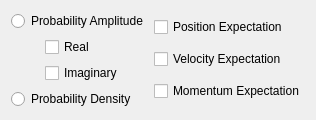
             <widget class="QWidget" name="display">
              <attribute name="title">
               <string>Display</string>
              </attribute>
              <layout class="QVBoxLayout" name="verticalLayout_18">
               <item>
                <layout class="QHBoxLayout" name="horizontalLayout_6" stretch="1,1">
                 <item>
                  <layout class="QVBoxLayout" name="verticalLayout_16">
                   <item>
                    <widget class="QRadioButton" name="radioButton_9">
                     <property name="text">
                      <string>Probability Amplitude</string>
                     </property>
                    </widget>
                   </item>
                   <item>
                    <layout class="QGridLayout" name="gridLayout_2" rowstretch="0,0" columnstretch="1,3" rowminimumheight="0,0">
                     <item row="0" column="1">
                      <widget class="QCheckBox" name="checkBox_9">
                       <property name="text">
                        <string>Real</string>
                       </property>
                      </widget>
                     </item>
                     <item row="0" column="0">
                      <spacer name="horizontalSpacer_2">
                       <property name="orientation">
                        <enum>Qt::Orientation::Horizontal</enum>
                       </property>
                       <property name="sizeHint" stdset="0">
                        <size>
                         <width>40</width>
                         <height>20</height>
                        </size>
                       </property>
                      </spacer>
                     </item>
                     <item row="1" column="1">
                      <widget class="QCheckBox" name="checkBox_10">
                       <property name="text">
                        <string>Imaginary</string>
                       </property>
                      </widget>
                     </item>
                     <item row="1" column="0">
                      <spacer name="horizontalSpacer_3">
                       <property name="orientation">
                        <enum>Qt::Orientation::Horizontal</enum>
                       </property>
                       <property name="sizeHint" stdset="0">
                        <size>
                         <width>40</width>
                         <height>20</height>
                        </size>
                       </property>
                      </spacer>
                     </item>
                    </layout>
                   </item>
                   <item>
                    <widget class="QRadioButton" name="radioButton_10">
                     <property name="text">
                      <string>Probability Density</string>
                     </property>
                    </widget>
                   </item>
                  </layout>
                 </item>
                 <item>
                  <layout class="QVBoxLayout" name="verticalLayout_17">
                   <item>
                    <widget class="QCheckBox" name="checkBox_11">
                     <property name="text">
                      <string>Position Expectation</string>
                     </property>
                    </widget>
                   </item>
                   <item>
                    <widget class="QCheckBox" name="checkBox_12">
                     <property name="text">
                      <string>Velocity Expectation</string>
                     </property>
                    </widget>
                   </item>
                   <item>
                    <widget class="QCheckBox" name="checkBox_13">
                     <property name="text">
                      <string>Momentum Expectation</string>
                     </property>
                    </widget>
                   </item>
                  </layout>
                 </item>
                </layout>
               </item>
              </layout>
             </widget>
